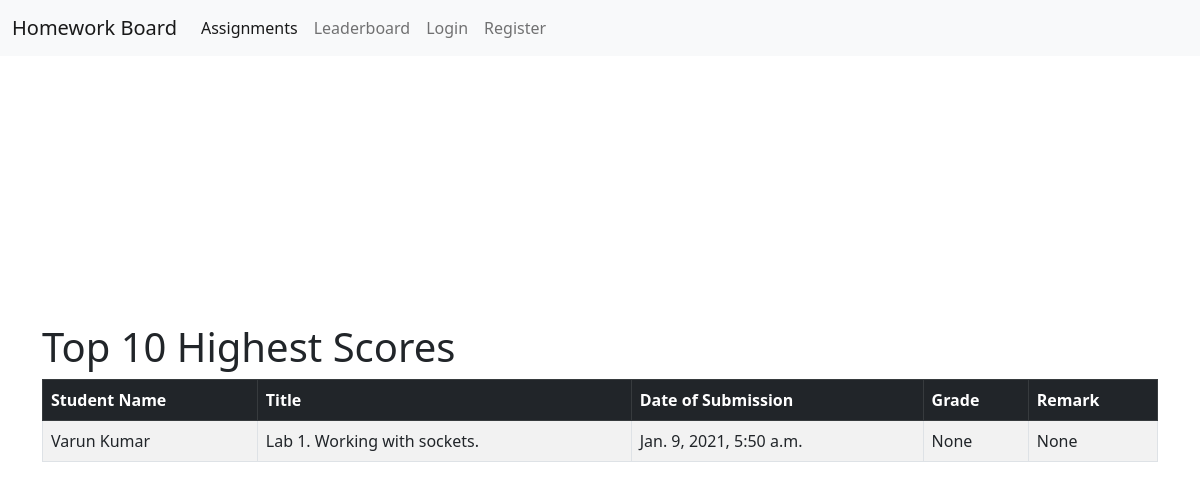
The page /leaderboard on the database as committed earlier.
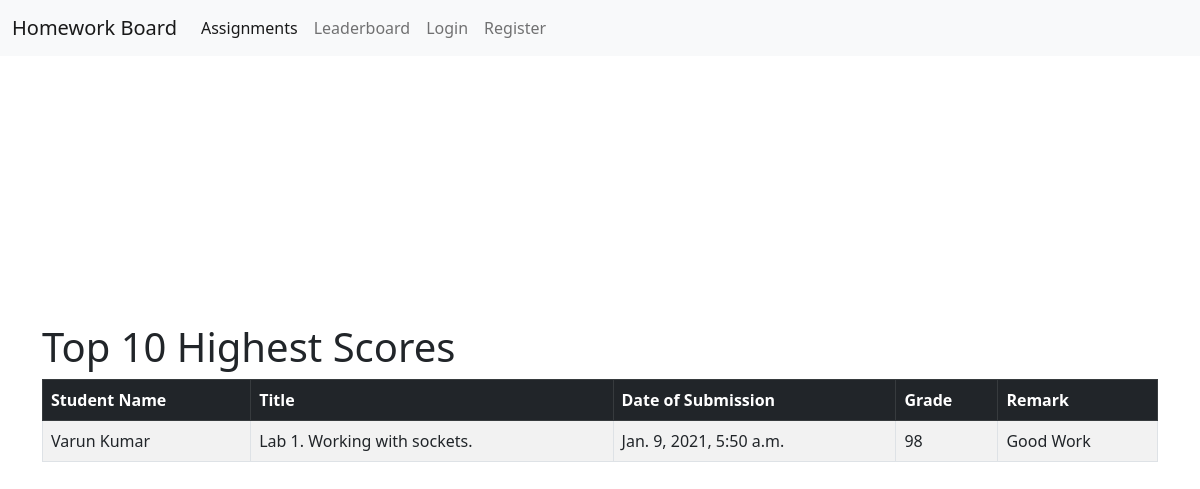
The same page on the database as committed later.
### homework/models.py (models this page shows, shortened)
class Submission(models.Model):
    assignment = models.ForeignKey(Assignment, on_delete=models.CASCADE)
    student = models.ForeignKey(
        Student, on_delete=models.CASCADE, related_name="submission")
    solution = models.CharField(max_length=1000)
    date_of_submission = models.DateTimeField(auto_now_add=True, blank=True)
    grade = models.IntegerField(null=True, blank=True)
    remarks = models.CharField(max_length=250, null=True, blank=True)

class Student(AbstractUser):
    group_id = models.CharField(max_length=10, unique=True)

class Assignment(models.Model):
    title = models.CharField(max_length=250)
    subject = models.ForeignKey(
        Subject, on_delete=models.CASCADE, related_name='assignment')
    teacher = models.CharField(max_length=100)
    date_of_issue = models.DateTimeField(auto_now_add=True, blank=True)
    deadline = models.DateTimeField()
    description = models.CharField(max_length=1000)
    penalties = models.CharField(max_length=500)
    is_active = models.BooleanField(default=True)

### homework/views.py (the view)
# urls.py: path('leaderboard', views.LeaderboardView.as_view(), name='leaderboard_list'),
class LeaderboardView(ListView):
    context_object_name = 'leaderboard'
    template_name = 'homework/leaderboard.html'
    def get_queryset(self):
        q = Submission.objects.order_by(
            '-grade')[:9]
        return q

### homework/templates/homework/leaderboard.html (shortened to what this page needs)
{% extends "homework/layout.html" %}
{% block body %}
<div class="container vh-100 d-flex justify-content-between align-items-center">
  <div class="col">
    <h1>Top 10 Highest Scores</h1>
    <table class="table table-striped table-bordered">
      <thead class="table-dark">
        <tr>
          <th scope="col">Student Name</th>
          <th scope="col">Title</th>
          <th scope="col">Date of Submission</th>
          <th scope="col">Grade</th>
          <th scope="col">Remark</th>
        </tr>
      </thead>
      <tbody>
        {% if leaderboard %}
        {% for submission in leaderboard %}
        <tr>
          <td>{{ submission.student.first_name }} {{ submission.student.last_name }}</td>
          <td>{{ submission.assignment.title }}</td>
          <td>{{ submission.date_of_submission }}</td>
          <td>{{ submission.grade }}</td>
          <td>{{ submission.remarks }}</td>
        </tr>
        {% endfor %}
        {% else %}
        <tr>
          <td colspan="3" class="table-active">No Submission have been graded yet.</td>
        </tr>
        {% endif %}
      </tbody>
    </table>
  </div>
</div>
{% endblock %}

Rows that differ between the two databases and show on the page:
changed Submission "Varun": grade "None" → "98"; remarks "None" → "Good Work"
